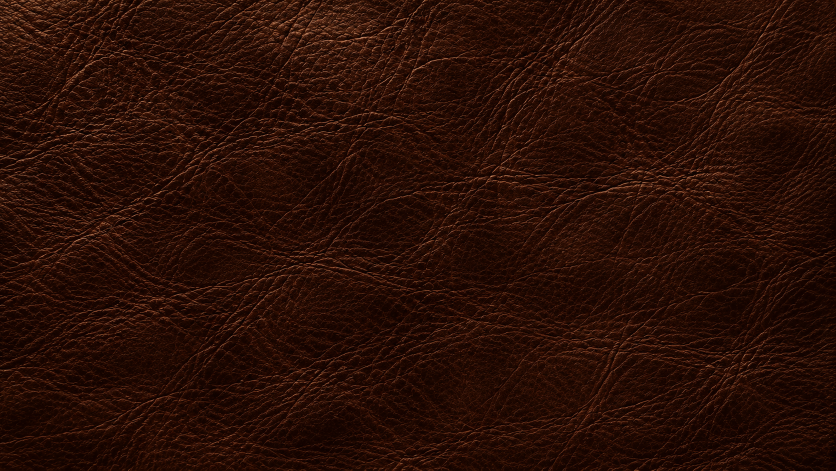
#> input picture websites/_werkzeuge/quellen/leder-inhaber.png, 1672 x 941 px (shown at 1/2 size)
$ python leder-knopf.py
#> lines starting #> are read from the running program, lines starting #| are printed output that depends on the picture
#!/usr/bin/env python3
"""Die Leder-Fläche für die Knöpfe der Unterseite /websites/ (Wunsch des Inhabers, 25.11.2026).

Quelle ist das Bild des Inhabers: dunkelbraunes Leder mit Narbung (quellen/leder-inhaber.png, unverändert).
Das Skript schneidet daraus einen Streifen aus dem gleichmäßig beleuchteten oberen Mittelteil und macht ihn für
kleine Knöpfe lesbar: etwas heller (das Braun soll auf einem 48 Pixel hohen Knopf noch als Braun wirken, nicht als
Schwarz), etwas weniger Kontrast (die hellen Falten stören die Schrift weniger) und etwas wärmer.

Gemessen gegen die Schrift in Elfenbein (#f3eee2): im Mittel 12,9 : 1, in 95 % der Fläche hinter der Schrift
mindestens 6,6 : 1. Nur einzelne helle Faltenlinien liegen darunter; der feine dunkle Schatten unter der Schrift
(text-shadow in der CSS) hält sie dort lesbar.

Aufruf im Repo-Ordner: python3 websites/_werkzeuge/leder-knopf.py   (braucht Pillow)
Ergebnis: websites/assets/leder.webp, 1280 x 112 Pixel, angezeigt mit 640 CSS-Pixeln Breite (scharf bis 2x).
Das reicht für den breitesten Knopf (volle Breite am Handy, unter 640 Pixel).
"""
from pathlib import Path

from PIL import Image, ImageEnhance

ROOT = Path(__file__).resolve().parents[2]
SRC = ROOT / "websites" / "_werkzeuge" / "quellen" / "leder-inhaber.png"
OUT = ROOT / "websites" / "assets" / "leder.webp"
BOX = (196, 180, 196 + 1280, 180 + 112)   # Streifen im Quellbild (1672 x 941)
HELL, KONTRAST, FARBE = 1.35, 0.9, 1.12


def main():
    src = Image.open(SRC).convert("RGB")
#> src is the input picture: PIL image 1672x941 RGB; mean R, G, B 40.9, 14.3, 5.7
    t = src.crop(BOX)
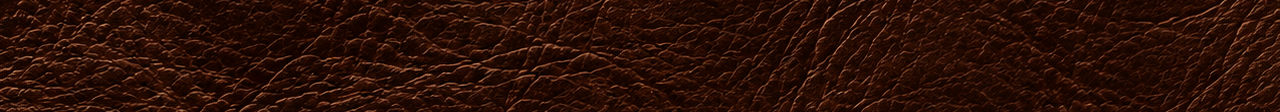
#> t: PIL image 1280x112 RGB; mean R, G, B 43.3, 15.8, 6.7
    t = ImageEnhance.Brightness(t).enhance(HELL)
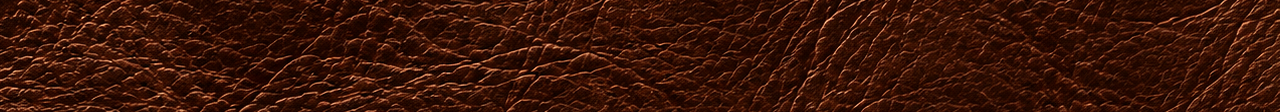
#> t: PIL image 1280x112 RGB; mean R, G, B 57.9, 20.9, 8.8
    t = ImageEnhance.Contrast(t).enhance(KONTRAST)
    t = ImageEnhance.Color(t).enhance(FARBE)
    t.save(OUT, "WEBP", quality=70, method=6)
    print(f"{OUT.relative_to(ROOT)}: {t.size[0]} x {t.size[1]}, {OUT.stat().st_size // 1024} KB")
#| websites/assets/leder.webp: 1280 x 112, 28 KB


if __name__ == "__main__":
    main()
